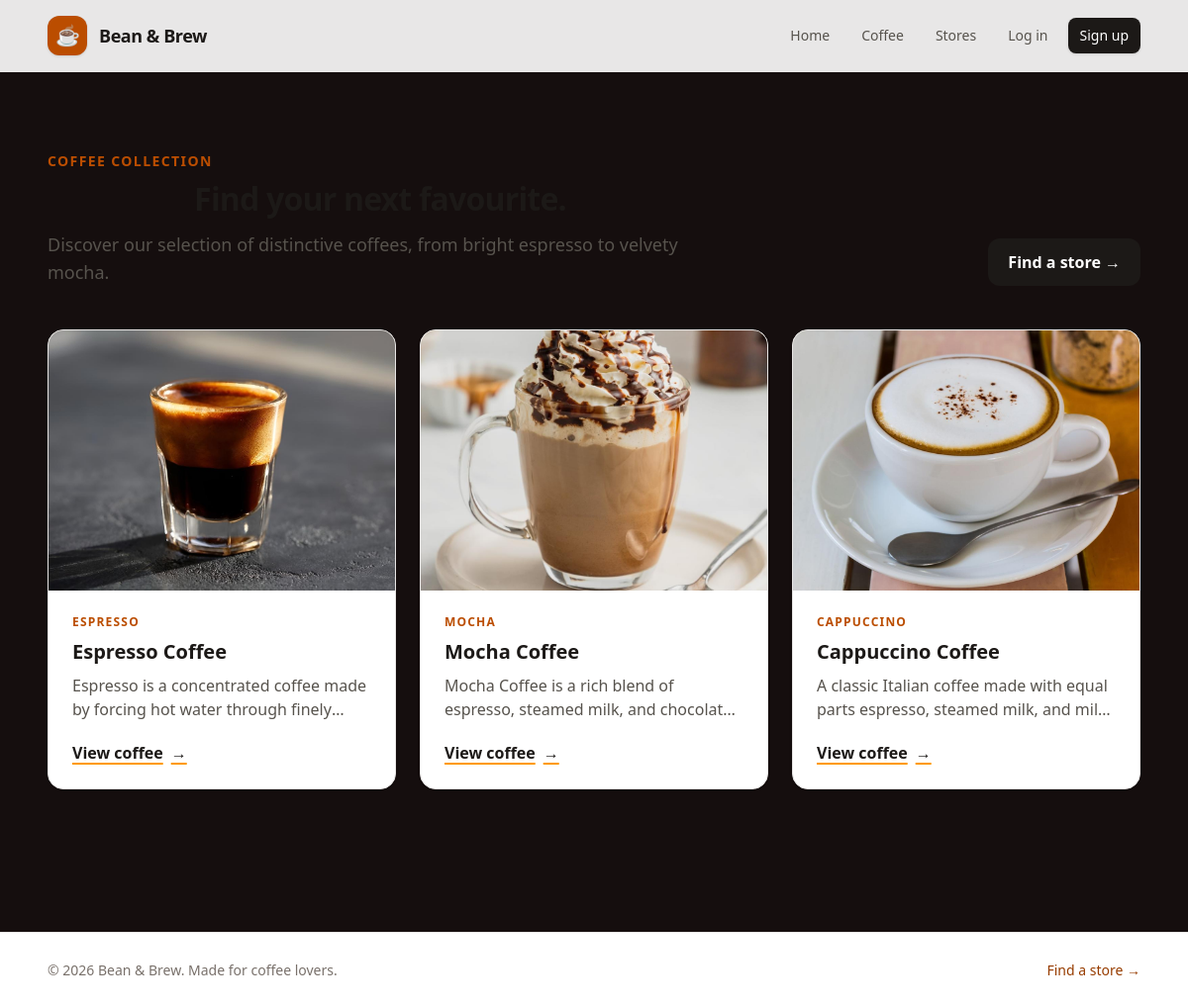
Page /coffee/ on the committed database.
### coffee/models.py (models this page shows, shortened)
class CoffeeVariety(models.Model):
    COFFEE_TYPE_CHOICE=[
        ('EP','ESPRESSO'),
        ('AM','AMERICANO'),
        ('CP','CAPPUCCINO'),
        ('LT','LATTE'),
        ('MC','MOCHA')
    ]
    name = models.CharField(max_length=100)
    image=models.ImageField(upload_to="coffee/")
    date_added = models.DateTimeField(default=timezone.now)
    type = models.CharField(max_length=2,choices=COFFEE_TYPE_CHOICE)
    description = models.TextField(default='')

### coffee/views.py (the view)
# urls.py: path('',views.coffee,name='coffee'),
def coffee(request):
    coffees = CoffeeVariety.objects.all()
    return render(request,'coffee/coffee.html',{'coffees':coffees})

### coffee/templates/coffee/coffee.html (shortened to what this page needs)
{% extends "layout.html" %}
{% block content %}
<section class="mx-auto max-w-6xl px-5 py-16 sm:px-6 sm:py-20">
    <div class="flex flex-col justify-between gap-5 sm:flex-row sm:items-end"><div><p class="text-sm font-bold uppercase tracking-widest text-amber-700">Coffee collection</p><h1 class="mt-3 text-4xl font-bold tracking-tight text-stone-900 sm:text-5xl">Find your next favourite.</h1><p class="mt-4 max-w-2xl text-lg text-stone-600">Discover our selection of distinctive coffees, from bright espresso to velvety mocha.</p></div><a href="{% url 'coffee_stores' %}" class="inline-flex shrink-0 items-center justify-center rounded-xl bg-stone-900 px-5 py-3 font-semibold text-white transition hover:bg-amber-800">Find a store &rarr;</a></div>
    <div class="mt-11 grid gap-6 sm:grid-cols-2 lg:grid-cols-3">
    {% for coffee in coffees %}
        <article class="group overflow-hidden rounded-2xl border border-stone-200 bg-white shadow-sm transition duration-300 hover:-translate-y-1 hover:shadow-xl hover:shadow-stone-200/70"><div class="aspect-[4/3] overflow-hidden bg-amber-50"><img class="h-full w-full object-cover transition duration-500 group-hover:scale-105" src="{{ coffee.image.url }}" alt="{{ coffee.name }}"></div><div class="p-6"><p class="text-xs font-bold uppercase tracking-widest text-amber-700">{{ coffee.get_type_display }}</p><h2 class="mt-2 text-xl font-bold text-stone-900">{{ coffee.name }}</h2><p class="mt-2 line-clamp-2 leading-6 text-stone-600">{{ coffee.description }}</p><a href="{% url 'coffee_detail' coffee.id %}" class="mt-5 inline-flex items-center font-semibold text-stone-900 underline decoration-amber-500 decoration-2 underline-offset-4">View coffee <span class="ml-2">&rarr;</span></a></div></article>
    {% empty %}
        <p class="col-span-full rounded-2xl border border-dashed border-stone-300 p-8 text-stone-600">No coffee varieties have been added yet.</p>
    {% endfor %}
    </div>
 </section>
{% endblock content %}

### templates/layout.html (shortened to what this page needs)
{% load static tailwind_tags %}
<!DOCTYPE html>
<html lang="en">
<head>
    <link rel="stylesheet" href="{% static 'style.css' %}">
    {% tailwind_css %}
</head>
<body class="min-h-screen bg-stone-50 font-sans text-stone-800 antialiased">
    <header class="border-b border-stone-200 bg-white/90 backdrop-blur">
        <nav class="mx-auto flex max-w-6xl items-center justify-between px-5 py-4 sm:px-6" aria-label="Main navigation">
            <a href="{% url 'home' %}" class="flex items-center gap-3 text-lg font-bold tracking-tight text-stone-900"><span class="grid h-10 w-10 place-items-center rounded-xl bg-amber-700 text-xl text-white shadow-sm">☕</span>Bean &amp; Brew</a>
            <div class="flex items-center gap-1 text-sm font-medium sm:gap-2">
                <a href="{% url 'home' %}" class="rounded-lg px-3 py-2 text-stone-600 transition hover:bg-amber-50 hover:text-amber-800">Home</a>
                <a href="{% url 'coffee' %}" class="rounded-lg px-3 py-2 text-stone-600 transition hover:bg-amber-50 hover:text-amber-800">Coffee</a>
                <a href="{% url 'coffee_stores' %}" class="hidden rounded-lg px-3 py-2 text-stone-600 transition hover:bg-amber-50 hover:text-amber-800 sm:block">Stores</a>
                {% if user.is_authenticated %}
                    <a href="{% url 'my_orders' %}" class="hidden rounded-lg px-3 py-2 text-stone-600 transition hover:bg-amber-50 hover:text-amber-800 md:block">My orders</a>
                    {% if user.is_staff %}<a href="{% url 'store_orders' %}" class="hidden rounded-lg px-3 py-2 text-stone-600 transition hover:bg-amber-50 hover:text-amber-800 lg:block">Store queue</a>{% endif %}
                    <form method="post" action="{% url 'logout' %}">{% csrf_token %}<button class="rounded-lg bg-stone-900 px-3 py-2 text-white shadow-sm transition hover:bg-amber-800">Log out</button></form>
                {% else %}
                    <a href="{% url 'login' %}" class="hidden rounded-lg px-3 py-2 text-stone-600 transition hover:bg-amber-50 hover:text-amber-800 sm:block">Log in</a>
                    <a href="{% url 'signup' %}" class="rounded-lg bg-stone-900 px-3 py-2 text-white shadow-sm transition hover:bg-amber-800">Sign up</a>
                {% endif %}
            </div>
        </nav>
    </header>
    <main>
        {% block content %}{% endblock content %}
    </main>
    <footer class="mt-16 border-t border-stone-200 bg-white"><div class="mx-auto flex max-w-6xl flex-col gap-2 px-5 py-7 text-sm text-stone-500 sm:flex-row sm:items-center sm:justify-between sm:px-6"><p>© 2026 Bean &amp; Brew. Made for coffee lovers.</p><a class="font-medium text-amber-800 hover:text-amber-950" href="{% url 'coffee_stores' %}">Find a store →</a></div></footer>
</body>
</html>

### static/style.css (style rules this page uses)
body { background-color: #150e0e; color: white; }
h1 { text-align: center; font-size: 2em; }

### rows in the picture
CoffeeVariety: image (picture), type "ESPRESSO", name "Espresso Coffee", description "Espresso is a concentrated coffee made by forcing hot water through…"
CoffeeVariety: image (picture), type "MOCHA", name "Mocha Coffee", description "Mocha Coffee is a rich blend of espresso, steamed milk, and…"
CoffeeVariety: image (picture), type "CAPPUCCINO", name "Cappuccino Coffee", description "A classic Italian coffee made with equal parts espresso, steamed milk, and…"
